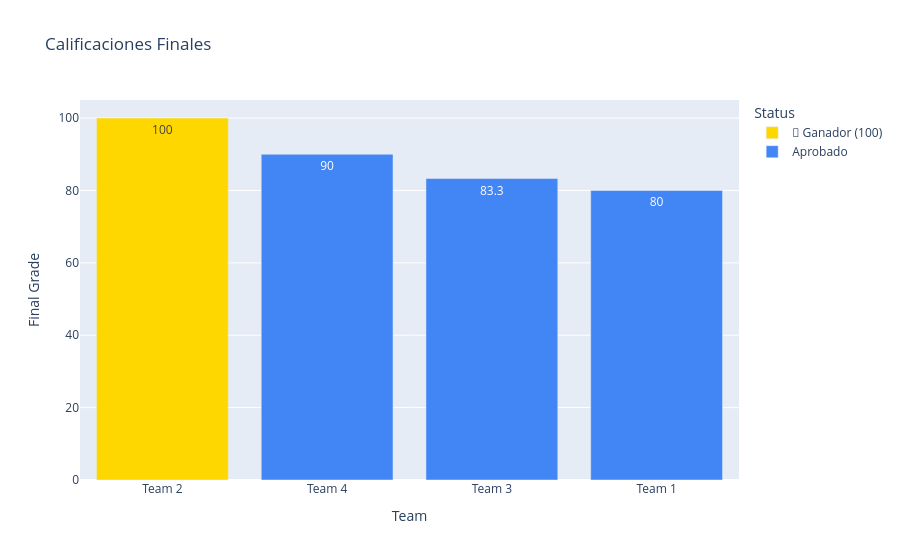

Source (notebook cell):
### Code cell
fig3 = px.bar(df_final, x="Team", y="Final Grade", color="Status",
             title="Calificaciones Finales", text_auto=True,
             color_discrete_map={"🦈 Ganador (100)": "#FFD700", "Aprobado": "#4285F4"})
fig3.update_yaxes(range=[0, 105])
fig3.show()

### Figure 1 — Plotly figure (JSON) as saved in the notebook; plotly's stock layout.template omitted (floating-point values rounded to 4 significant figures)
{"data": [{"hovertemplate": "Status=🦈 Ganador (100)<br>Team=%{x}<br>Final Grade=%{y}<extra></extra>", "legendgroup": "🦈 Ganador (100)", "marker": {"color": "#FFD700", "pattern": {"shape": ""}}, "name": "🦈 Ganador (100)", "orientation": "v", "showlegend": true, "textposition": "auto", "texttemplate": "%{y}", "type": "bar", "x": ["Team 2"], "xaxis": "x", "y": [100.0], "yaxis": "y"}, {"hovertemplate": "Status=Aprobado<br>Team=%{x}<br>Final Grade=%{y}<extra></extra>", "legendgroup": "Aprobado", "marker": {"color": "#4285F4", "pattern": {"shape": ""}}, "name": "Aprobado", "orientation": "v", "showlegend": true, "textposition": "auto", "texttemplate": "%{y}", "type": "bar", "x": ["Team 4", "Team 3", "Team 1"], "xaxis": "x", "y": [90.0, 83.3, 80.0], "yaxis": "y"}], "layout": {"barmode": "relative", "legend": {"title": {"text": "Status"}, "tracegroupgap": 0}, "title": {"text": "Calificaciones Finales"}, "xaxis": {"anchor": "y", "domain": [0, 1], "title": {"text": "Team"}}, "yaxis": {"anchor": "x", "domain": [0, 1], "range": [0, 105], "title": {"text": "Final Grade"}}}}
